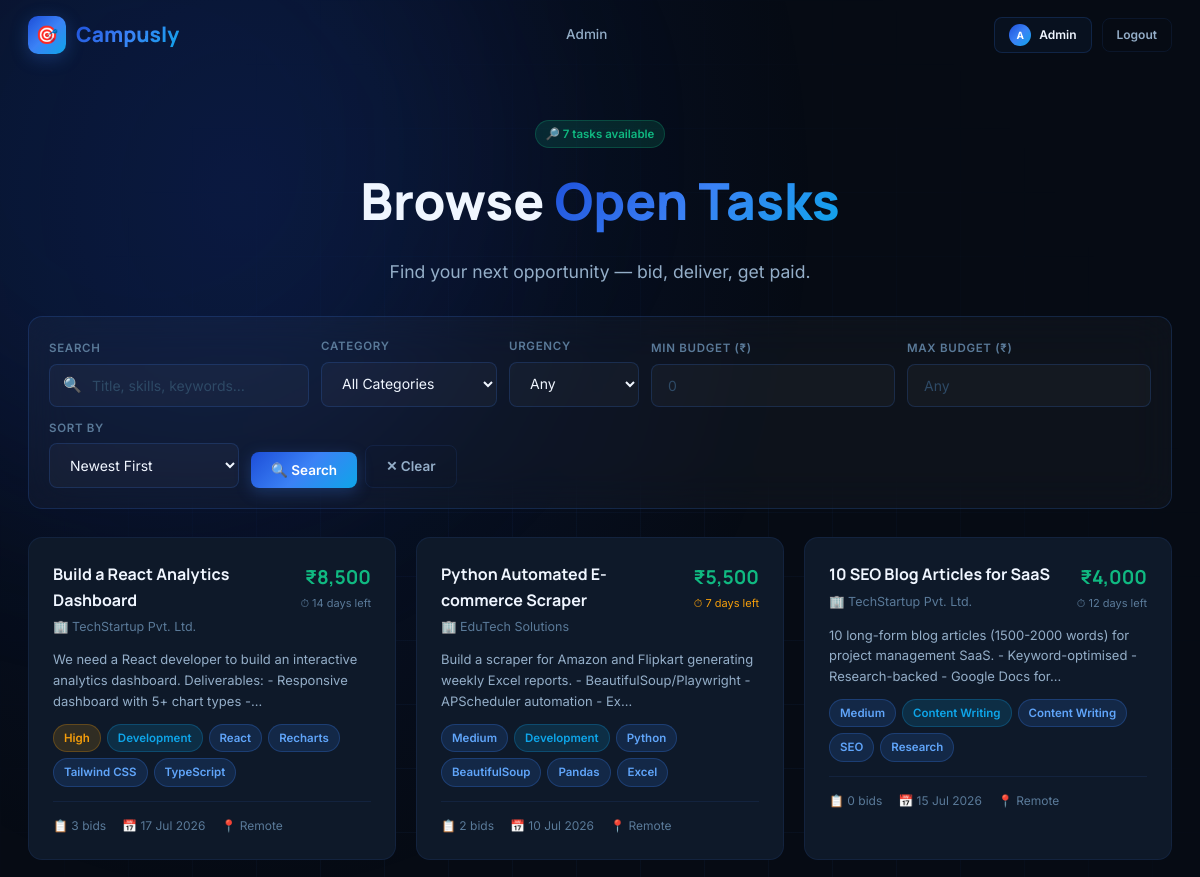
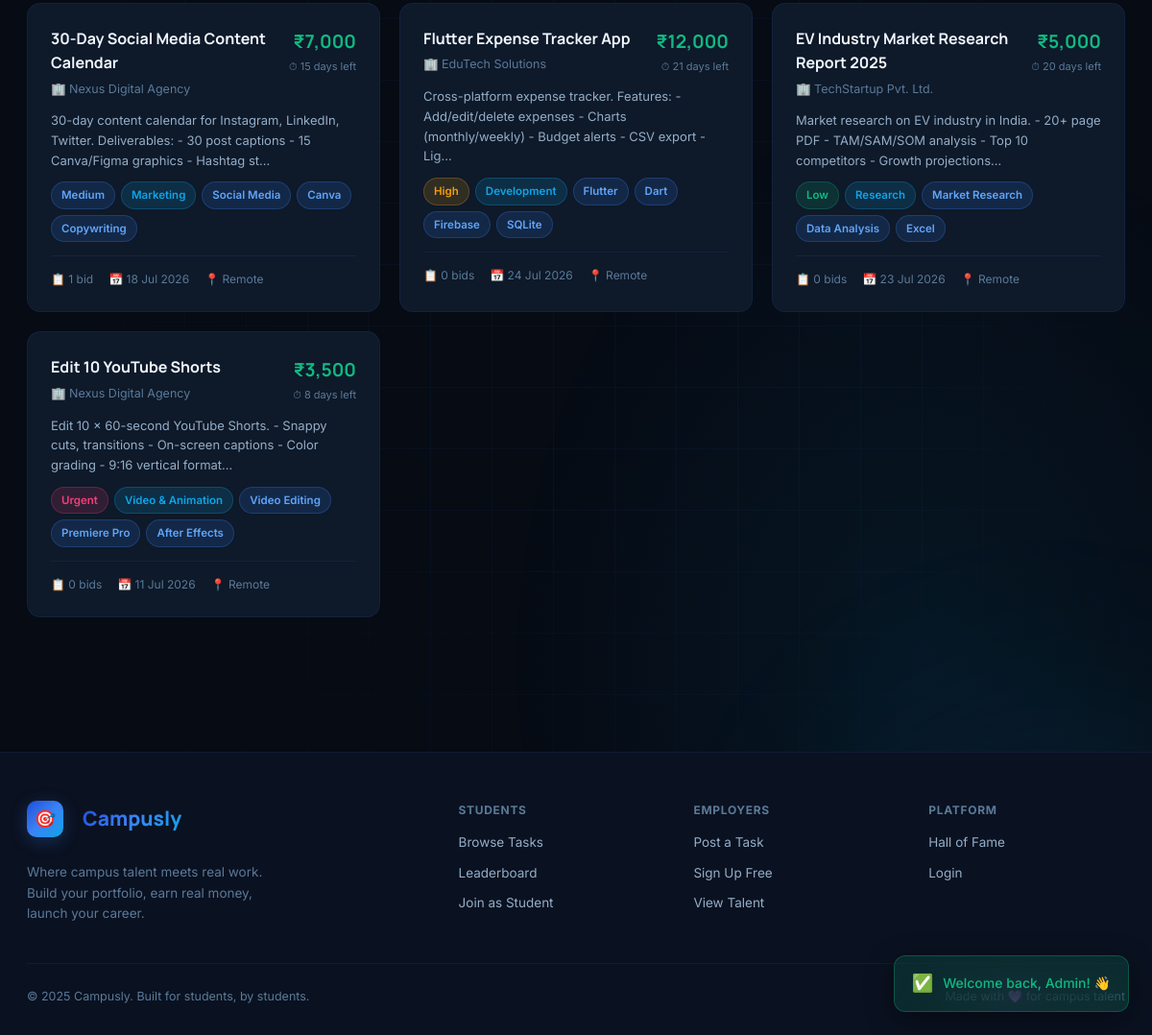
Page /browse_tasks.php (signed in) on the committed database (2 pictures, top to bottom).
### tables this page shows
CREATE TABLE tasks (
  id           INT AUTO_INCREMENT PRIMARY KEY,
  employer_id  INT           NOT NULL,
  title        VARCHAR(255)  NOT NULL,
  description  TEXT,
  category     VARCHAR(100),
  price        DECIMAL(10,2) DEFAULT 0.00,
  location     VARCHAR(100)  DEFAULT 'Remote',
  skills       VARCHAR(800),
  deadline     DATE,
  duration     VARCHAR(80),
  urgency      ENUM('urgent','high','medium','low') DEFAULT 'medium',
  status       ENUM('open','assigned','completed','cancelled') DEFAULT 'open',
  created_at   TIMESTAMP     DEFAULT CURRENT_TIMESTAMP,
  INDEX idx_status   (status),
  INDEX idx_category (category),
  INDEX idx_employer (employer_id)
);

CREATE TABLE users (
  id                      INT AUTO_INCREMENT PRIMARY KEY,
  name                    VARCHAR(100)  NOT NULL,
  email                   VARCHAR(150)  NOT NULL UNIQUE,
  password                VARCHAR(255)  NOT NULL,
  role                    ENUM('candidate','employer','admin') DEFAULT 'candidate',
  university              VARCHAR(250),
  company_name            VARCHAR(150),
  bio                     TEXT,
  location                VARCHAR(100),
  skills                  VARCHAR(800),
  github                  VARCHAR(300),
  linkedin                VARCHAR(300),
  portfolio               VARCHAR(300),
  avatar                  VARCHAR(300)  DEFAULT NULL,
  is_banned               TINYINT(1)    DEFAULT 0,
  created_at              TIMESTAMP     DEFAULT CURRENT_TIMESTAMP
);

### browse_tasks.php (the view, shortened to what this page needs)
<?php
include 'db.php';
$cat    = $_GET['cat']     ?? '';
$search = trim($_GET['q']  ?? '');
$sort   = $_GET['sort']    ?? 'newest';
$min    = intval($_GET['min'] ?? 0);
$max    = intval($_GET['max'] ?? 0);
$urg    = $_GET['urgency'] ?? '';
$where  = ["t.status = 'open'"];
$order_map = [
    'budget_high' => 't.price DESC',
    'budget_low'  => 't.price ASC',
    'deadline'    => 't.deadline ASC',
    'newest'      => 't.created_at DESC',
];
$order = $order_map[$sort] ?? 't.created_at DESC';
$sql = "SELECT t.*, u.name AS employer_name, u.company_name,
          (SELECT COUNT(*) FROM applications WHERE task_id = t.id) AS app_count
        FROM tasks t
        JOIN users u ON t.employer_id = u.id
        WHERE " . implode(' AND ', $where) . "
        ORDER BY $order";
$stmt = $conn->prepare($sql);
$stmt->execute();
$tasks = $stmt->get_result();
$result_count = $tasks->num_rows;
$is_filtered  = ($search !== '' || $cat !== '' || $urg !== '' || $min > 0 || $max > 0);
include 'includes/head.php';
include 'includes/navbar.php';
?>
<div class="wrap">
  <div class="page-hero" style="padding-bottom:30px">
    <div class="tag <?= $result_count > 0 ? 'tag-g' : 'tag-r' ?>" style="margin-bottom:12px">
      🔎 <?= $result_count ?> <?= $is_filtered ? 'matching ' : '' ?>task<?= $result_count !== 1 ? 's' : '' ?> <?= $is_filtered ? 'found' : 'available' ?>
    </div>
    <h1>Browse <span style="background:var(--grad-brand);-webkit-background-clip:text;-webkit-text-fill-color:transparent">Open Tasks</span></h1>
    <p>Find your next opportunity — bid, deliver, get paid.</p>
  </div>
  <div class="ctr" style="padding-bottom:60px">
    <div class="glass" style="padding:20px;margin-bottom:28px">
      <form method="GET" id="filterForm" style="display:flex;flex-wrap:wrap;gap:12px;align-items:flex-end">
        <div style="flex:1;min-width:200px">
          <label class="flabel">Search</label>
          <div class="fwrap"><span class="ficon">🔍</span>
            <input type="text" name="q" class="finput" placeholder="Title, skills, keywords…"
              value="<?= htmlspecialchars($search) ?>" id="searchInput">
          </div>
        </div>
        <div style="min-width:150px">
          <label class="flabel">Category</label>
          <select name="cat" class="finput">
            <option value="">All Categories</option>
          </select>
        </div>
        <div style="min-width:130px">
          <label class="flabel">Urgency</label>
          <select name="urgency" class="finput">
            <option value="">Any</option>
          </select>
        </div>
        <div style="min-width:120px">
          <label class="flabel">Min Budget (₹)</label>
          <input type="number" name="min" class="finput" placeholder="0"
            value="<?= $min > 0 ? $min : '' ?>" min="0">
        </div>
        <div style="min-width:120px">
          <label class="flabel">Max Budget (₹)</label>
          <input type="number" name="max" class="finput" placeholder="Any"
            value="<?= $max > 0 ? $max : '' ?>" min="0">
        </div>
        <div style="min-width:140px">
          <label class="flabel">Sort By</label>
          <select name="sort" class="finput">
            <option value="newest"      <?= $sort === 'newest'      ? 'selected' : '' ?>>Newest First</option>
          </select>
        </div>
        <div style="display:flex;gap:8px;align-items:flex-end">
          <button type="submit" class="btn btn-brand">🔍 Search</button>
          <a href="browse_tasks.php" class="btn btn-ghost">✕ Clear</a>
        </div>
      </form>
    </div>
    <?php if ($result_count === 0): ?>
      <div style="text-align:center;padding:80px 20px;color:var(--t3)">
        <div style="font-size:4rem;margin-bottom:16px">🔍</div>
        <h3 style="font-family:var(--fh);margin-bottom:8px;color:var(--t1)">No tasks found</h3>
        <?php if ($is_filtered): ?>
          <p style="margin-bottom:6px;max-width:400px;margin-left:auto;margin-right:auto">
            No open tasks match your current filters. Try broadening your search.
          </p>
          <a href="browse_tasks.php" class="btn btn-brand" style="margin-top:18px">Clear All Filters</a>
        <?php else: ?>
          <p>No tasks are available right now. Check back soon!</p>
        <?php endif; ?>
      </div>
    <?php else: ?>
      <div class="grid-3">
        <?php while ($t = $tasks->fetch_assoc()):
          $skills      = $t['skills'] ? array_slice(array_map('trim', explode(',', $t['skills'])), 0, 4) : [];
          $urg_cls     = ['urgent'=>'tag-r','high'=>'tag-a','medium'=>'tag-v','low'=>'tag-g'][$t['urgency'] ?? 'medium'] ?? 'tag-v';
          $dl_str      = $t['deadline'] ? date('d M Y', strtotime($t['deadline'])) : 'Flexible';
          $days_left   = $t['deadline'] ? ceil((strtotime($t['deadline']) - time()) / 86400) : null;
          $company     = htmlspecialchars($t['company_name'] ?: $t['employer_name']);
        ?>
        <a href="task_view.php?id=<?= $t['id'] ?>" class="job-card" style="display:block;text-decoration:none">
          <div class="job-card-header">
            <div style="flex:1;min-width:0">
              <div class="job-title"><?= htmlspecialchars($t['title']) ?></div>
              <div class="job-company">🏢 <?= $company ?></div>
            </div>
            <div style="text-align:right;flex-shrink:0">
              <div class="job-budget">₹<?= number_format($t['price']) ?></div>
              <?php if ($days_left !== null): ?>
                <div style="font-size:11px;margin-top:2px;color:<?= $days_left <= 3 ? 'var(--rose)' : ($days_left <= 7 ? 'var(--amber)' : 'var(--t3)') ?>">
                  ⏱ <?= $days_left > 0 ? "$days_left days left" : 'Deadline today!' ?>
                </div>
              <?php endif; ?>
            </div>
          </div>
          <p style="color:var(--t2);font-size:13px;margin-bottom:12px;line-height:1.6">
            <?= htmlspecialchars(mb_substr($t['description'], 0, 130)) ?>…
          </p>
          <div class="job-tags">
            <span class="tag <?= $urg_cls ?>"><?= ucfirst($t['urgency'] ?? 'medium') ?></span>
            <span class="tag tag-c"><?= htmlspecialchars($t['category']) ?></span>
            <?php foreach ($skills as $sk): if (trim($sk) !== ''): ?>
              <span class="tag tag-v"><?= htmlspecialchars($sk) ?></span>
            <?php endif; endforeach; ?>
          </div>
          <div class="job-meta">
            <span>📋 <?= $t['app_count'] ?> bid<?= $t['app_count'] != 1 ? 's' : '' ?></span>
            <span>📅 <?= $dl_str ?></span>
            <span>📍 <?= htmlspecialchars($t['location']) ?></span>
          </div>
        </a>
        <?php endwhile; ?>
      </div>
    <?php endif; ?>
  </div>
</div>
<?php include 'includes/footer.php'; ?>

### style.css (style rules this page uses)
:root { --ink:#060b14; --ink2:#0a1120; --ink3:#0e1929; --ink4:#132035; --surface:rgba(59,130,246,0.05); --surface2:rgba(59,130,246,0.1); --border:rgba(59,130,246,0.1); --border2:rgba(59,130,246,0.18); --blue:#3b82f6; --blue2:#60a5fa; --blue-dark:#1d4ed8; --blue-glow:rgba(59,130,246,0.28); --indigo:#6366f1; --indigo2:#818cf8; --indigo-glow:rgba(99,102,241,0.25); --sky:#0ea5e9; --sky-glow:rgba(14,165,233,0.2); --violet:#3b82f6; --violet2:#60a5fa; --violet-glow:rgba(59,130,246,0.28); --rose:#f43f7a; --rose-glow:rgba(244,63,122,0.2); --amber:#f59e0b; --amber-glow:rgba(245,158,11,0.2); --cyan:#0ea5e9; --cyan-glow:rgba(14,165,233,0.18); --emerald:#10b981; --emerald-glow:rgba(16,185,129,0.2); --grad-brand:linear-gradient(135deg,#1d4ed8 0%,#3b82f6 50%,#0ea5e9 100%); --grad-cool:linear-gradient(135deg,#1d4ed8,#0ea5e9); --grad-warm:linear-gradient(135deg,#3b82f6,#6366f1); --t1:#f0f6ff; --t2:#94aec8; --t3:#5a7a99; --t4:#2e4a66; --r:14px; --rs:8px; --rl:20px; --tr:all 0.22s cubic-bezier(.4,0,.2,1); --fh:'Manrope',sans-serif; --fb:'Inter',sans-serif; }
* { box-sizing:border-box;margin:0;padding:0 }
html { scroll-behavior:smooth }
body { font-family:var(--fb);background:var(--ink);color:var(--t1);min-height:100vh;overflow-x:hidden;line-height:1.6 }
a { text-decoration:none;color:inherit }
.wrap { position:relative;z-index:1 }
.ctr { max-width:1240px;margin:0 auto;padding:0 28px }
.glass { background:rgba(255,255,255,0.03);backdrop-filter:blur(20px);border:1px solid var(--border2);border-radius:var(--r) }
.btn { display:inline-flex;align-items:center;justify-content:center;gap:8px;padding:10px 20px;border-radius:var(--rs);font-family:var(--fb);font-size:13.5px;font-weight:600;cursor:pointer;transition:var(--tr);border:none;white-space:nowrap }
.btn-brand { background:var(--grad-brand);color:#fff;box-shadow:0 4px 16px var(--blue-glow) }
.btn-ghost { background:transparent;color:var(--t2);border:1px solid var(--border) }
.flabel { display:block;margin-bottom:6px;font-size:11.5px;font-weight:600;color:var(--t3);text-transform:uppercase;letter-spacing:.7px }
.finput { width:100%;padding:12px 16px;background:rgba(255,255,255,0.03);border:1px solid var(--border2);border-radius:var(--rs);color:var(--t1);font-family:var(--fb);font-size:14px;transition:var(--tr);outline:none }
.finput::placeholder { color:var(--t4) }
select.finput { cursor:pointer }
select.finput option { background:var(--ink2) }
.fwrap { position:relative }
.ficon { position:absolute;left:14px;top:50%;transform:translateY(-50%);font-size:15px;pointer-events:none;color:var(--t4) }
.fwrap .finput { padding-left:42px }
.tag { display:inline-flex;align-items:center;gap:4px;padding:4px 10px;border-radius:20px;font-size:11.5px;font-weight:600 }
.tag-v { background:rgba(59,130,246,0.15);color:var(--blue2);border:1px solid rgba(59,130,246,0.25) }
.tag-r { background:rgba(244,63,122,0.15);color:var(--rose);border:1px solid rgba(244,63,122,0.25) }
.tag-a { background:rgba(245,158,11,0.15);color:var(--amber);border:1px solid rgba(245,158,11,0.25) }
.tag-g { background:rgba(16,185,129,0.15);color:var(--emerald);border:1px solid rgba(16,185,129,0.25) }
.tag-c { background:rgba(14,165,233,0.15);color:var(--sky);border:1px solid rgba(14,165,233,0.25) }
.page-hero { padding:120px 0 60px;text-align:center }
.page-hero h1 { font-family:var(--fh);font-size:clamp(2rem,5vw,3.2rem);font-weight:800;margin-bottom:16px }
.page-hero p { color:var(--t2);font-size:1.1rem;max-width:560px;margin:0 auto }
.grid-3 { display:grid;grid-template-columns:repeat(3,1fr);gap:20px }
.job-card { background:var(--ink3);border:1px solid var(--border);border-radius:var(--r);padding:24px;transition:var(--tr);cursor:pointer }
.job-card-header { display:flex;justify-content:space-between;align-items:flex-start;gap:16px;margin-bottom:12px }
.job-title { font-family:var(--fh);font-size:1rem;font-weight:700;color:var(--t1);margin-bottom:4px }
.job-company { color:var(--t3);font-size:12.5px }
.job-budget { font-family:var(--fh);font-size:1.2rem;font-weight:700;color:var(--emerald);white-space:nowrap }
.job-tags { display:flex;flex-wrap:wrap;gap:6px;margin-top:12px }
.job-meta { display:flex;align-items:center;gap:16px;margin-top:14px;padding-top:14px;border-top:1px solid var(--border);font-size:12px;color:var(--t3) }

### rows in the picture
tasks: title "Build a React Analytics Dashboard", users.company_name "TechStartup Pvt. Ltd.", price "8,500", deadline "14", description "We need a React developer to build an interactive analytics dashboard. Deliverables: - Responsive dashboard with 5+ chart types -", urgency "High", category "Development", skills "React", skills "Recharts", skills "Tailwind CSS", skills "TypeScript", app_count "3", deadline "17 Jul 2026", location "Remote"
tasks: title "Python Automated E-commerce Scraper", users.company_name "EduTech Solutions", price "5,500", deadline "7", description "Build a scraper for Amazon and Flipkart generating weekly Excel reports. - BeautifulSoup/Playwright - APScheduler automation - Ex", urgency "Medium", category "Development", skills "Python", skills "BeautifulSoup", skills "Pandas", skills "Excel", app_count "2", deadline "10 Jul 2026", location "Remote"
tasks: title "10 SEO Blog Articles for SaaS", users.company_name "TechStartup Pvt. Ltd.", price "4,000", deadline "12", description "10 long-form blog articles (1500-2000 words) for project management SaaS. - Keyword-optimised - Research-backed - Google Docs for", urgency "Medium", category "Content Writing", skills "Content Writing", skills "SEO", skills "Research", app_count "0", deadline "15 Jul 2026", location "Remote"
tasks: title "30-Day Social Media Content Calendar", users.company_name "Nexus Digital Agency", price "7,000", deadline "15", description "30-day content calendar for Instagram, LinkedIn, Twitter. Deliverables: - 30 post captions - 15 Canva/Figma graphics - Hashtag st", urgency "Medium", category "Marketing", skills "Social Media", skills "Canva", skills "Copywriting", app_count "1", deadline "18 Jul 2026", location "Remote"
tasks: title "Flutter Expense Tracker App", users.company_name "EduTech Solutions", price "12,000", deadline "21", description "Cross-platform expense tracker. Features: - Add/edit/delete expenses - Charts (monthly/weekly) - Budget alerts - CSV export - Lig", urgency "High", category "Development", skills "Flutter", skills "Dart", skills "Firebase", skills "SQLite", app_count "0", deadline "24 Jul 2026", location "Remote"
tasks: title "EV Industry Market Research Report 2025", users.company_name "TechStartup Pvt. Ltd.", price "5,000", deadline "20", description "Market research on EV industry in India. - 20+ page PDF - TAM/SAM/SOM analysis - Top 10 competitors - Growth projections", urgency "Low", category "Research", skills "Market Research", skills "Data Analysis", skills "Excel", app_count "0", deadline "23 Jul 2026", location "Remote"
tasks: title "Edit 10 YouTube Shorts", users.company_name "Nexus Digital Agency", price "3,500", deadline "8", description "Edit 10 x 60-second YouTube Shorts. - Snappy cuts, transitions - On-screen captions - Color grading - 9:16 vertical format", urgency "Urgent", category "Video & Animation", skills "Video Editing", skills "Premiere Pro", skills "After Effects", app_count "0", deadline "11 Jul 2026", location "Remote"

### other values in the picture
substr($user_name,0,1) "A"
explode(' ',$user_name)[0] "Admin"
$result_count "7"
